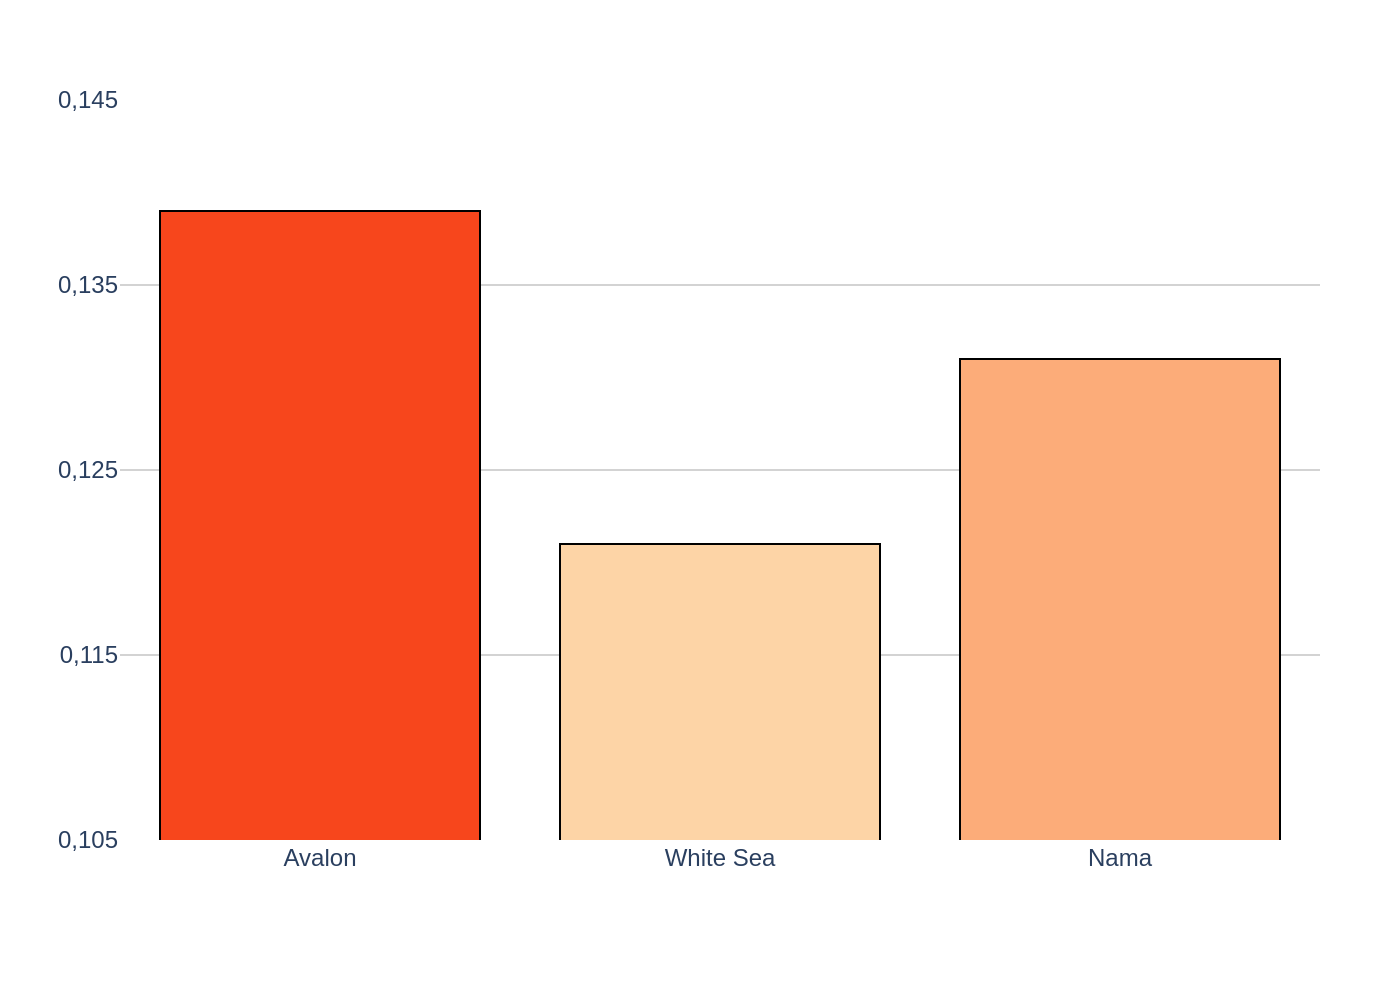

Source code (Python):
import sys
import json
import plotly.graph_objects as go
import os

def main():
    """
    Main function to generate a chart from a JSON file.
    """
    if len(sys.argv) != 2:
        print(f"Usage: python {os.path.basename(__file__)} <json_file_path>")
        sys.exit(1)

    json_file_path = sys.argv[1]

    try:
        with open(json_file_path, 'r', encoding='utf-8') as f:
            config = json.load(f)
    except FileNotFoundError:
        print(f"Error: The file '{json_file_path}' was not found.")
        sys.exit(1)
    except json.JSONDecodeError:
        print(f"Error: The file '{json_file_path}' is not a valid JSON file.")
        sys.exit(1)

    chart_data = config.get('chart_data', [])
    texts = config.get('texts', {})
    colors = config.get('colors', [])

    if not chart_data:
        print("Error: 'chart_data' is missing or empty in the JSON file.")
        sys.exit(1)

    categories = [item['category'] for item in chart_data]
    values = [item['value'] for item in chart_data]

    fig = go.Figure()

    fig.add_trace(go.Bar(
        x=categories,
        y=values,
        marker_color=colors,
        marker_line_color='black',
        marker_line_width=1,
        showlegend=False
    ))

    title_text = texts.get('title', '') or ''
    subtitle_text = texts.get('subtitle', '') or ''
    if subtitle_text:
        title_text += f"<br><sub>{subtitle_text}</sub>"

    source_text = texts.get('source', '') or ''

    fig.update_layout(
        title=dict(
            text=title_text,
            x=0.5
        ),
        font=dict(family="Arial"),
        plot_bgcolor='white',
        paper_bgcolor='white',
        showlegend=False,
        margin=dict(l=60, r=40, t=50, b=80),
        xaxis=dict(
            title_text=texts.get('xaxis_title'),
            showline=False,
            showgrid=False,
            tickfont=dict(size=12)
        ),
        yaxis=dict(
            title_text=texts.get('yaxis_title'),
            range=[0.105, 0.145],
            tickvals=[0.105, 0.115, 0.125, 0.135, 0.145],
            ticktext=['0,105', '0,115', '0,125', '0,135', '0,145'],
            showgrid=True,
            gridcolor='#d3d3d3',
            showline=False,
            zeroline=False
        ),
        annotations=[
            dict(
                text=source_text,
                showarrow=False,
                xref="paper",
                yref="paper",
                x=0,
                y=-0.2, # Adjust this value to position the source text
                xanchor='left',
                yanchor='top',
                align='left'
            )
        ] if source_text else []
    )

    base_filename = os.path.splitext(os.path.basename(json_file_path))[0]
    output_image_path = f"{base_filename}.png"

    fig.write_image(output_image_path, scale=2)
    print(f"Chart saved to {output_image_path}")

if __name__ == "__main__":
    main()
